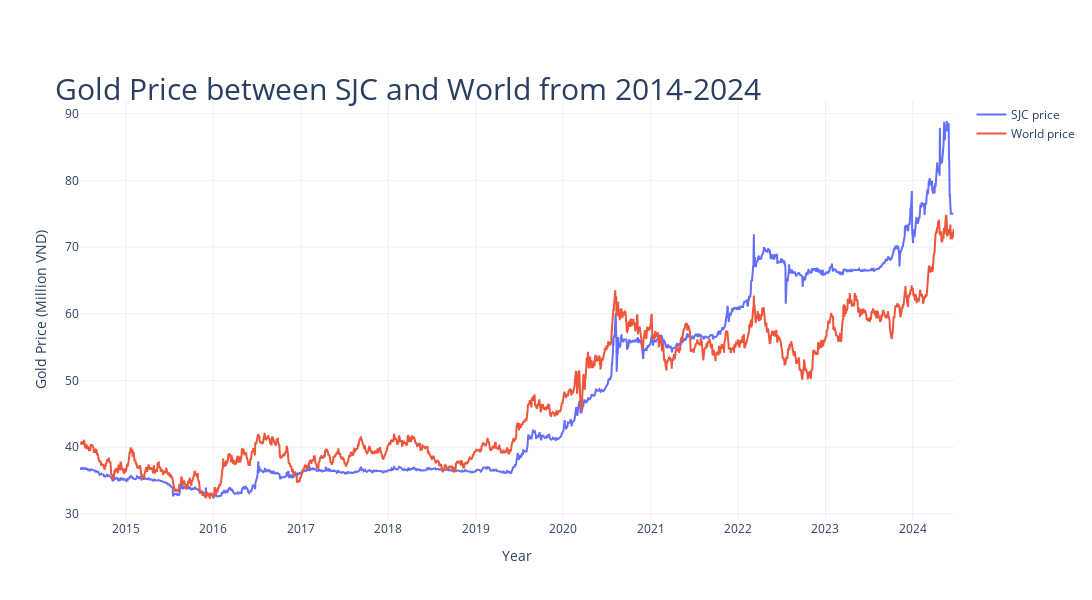

The code cell stored with this chart in its notebook:
### Code cell
# Create the plot
fig = go.Figure()

# Add traces for SJC and PNJ
fig.add_trace(go.Scatter(x=df_sjc['date'], y=df_sjc['sell'], mode='lines', name='SJC price'))
fig.add_trace(go.Scatter(x=gw['date'], y=gw['sell'], mode='lines', name='World price'))

# Update layout
fig.update_layout(
    title=dict(text='Gold Price between SJC and World from 2014-2024', font=dict(size=30), automargin=True, yref='paper'),
    xaxis_title='Year',
    yaxis_title='Gold Price (Million VND)',
    xaxis=dict(
        tickformat='%Y',
        tickmode='linear',
        dtick='M12', # Set tick interval to 1 year
    ),
    template='plotly_white',
    width=1200,  # Set the width of the plot
    height=600   # Set the height of the plot
)

# Show the plot
fig.show()

### Figure 1 — Plotly figure (JSON) as saved in the notebook; plotly's stock layout.template omitted (floating-point values rounded to 4 significant figures; data arrays with more than 128 entries replaced by an {"elided": "..."} marker saying what was removed)
{"data": [{"mode": "lines", "name": "SJC price", "type": "scatter", "x": {"elided": "3042 str values"}, "y": {"elided": "3042 float values"}}, {"mode": "lines", "name": "World price", "type": "scatter", "x": {"elided": "2531 str values"}, "y": {"elided": "2531 float values"}}], "layout": {"height": 600, "title": {"automargin": true, "font": {"size": 30}, "text": "Gold Price between SJC and World from 2014-2024", "yref": "paper"}, "width": 1200, "xaxis": {"autorange": true, "dtick": "M12", "range": ["2014-06-23", "2024-06-21"], "tickformat": "%Y", "tickmode": "linear", "title": {"text": "Year"}, "type": "date"}, "yaxis": {"autorange": true, "range": [29.07, 92.05], "title": {"text": "Gold Price (Million VND)"}, "type": "linear"}}}
